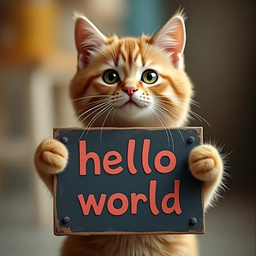
#> input picture pic/test_image/cat512.jpg, 256 x 256 px, shrunk from 512 x 512 before the run, found by its file name
$ python hw4.py
#> lines starting #> are read from the running program, lines starting #| are printed output that depends on the picture
#> further down, img is the input picture: shape (256, 256, 3); mean B, G, R 70.3, 89.1, 106.8
import cv2
import numpy as np
import pandas as pd

def guided_filter(I, q, r, eps):
    """
    实现导向滤波
    Args:
        I: 导向图像
        q: 输入图像
        r: 滤波窗口半径
        eps: 正则化参数

    Returns:
        过滤后的图像
    """
    # 计算窗口内均值
    kernel = (2 * r + 1, 2 * r + 1)
    mean_I = cv2.blur(I, kernel)  # I 的均值
    mean_q = cv2.blur(q, kernel)  # q 的均值
    mean_Iq = cv2.blur(I * q, kernel)  # I 和 q 的联合均值

    # 计算协方差和方差
    cov_Iq = mean_Iq - mean_I * mean_q  # 协方差
    mean_II = cv2.blur(I * I, kernel)  # I 的平方均值
    var_I = mean_II - mean_I * mean_I  # I 的方差

    # 计算线性系数 a 和 b
    a = cov_Iq / (var_I + eps)
    b = mean_q - a * mean_I

    # 计算 a 和 b 的均值
    mean_a = cv2.blur(a, kernel)
    mean_b = cv2.blur(b, kernel)

    # 输出图像
    q_out = mean_a * I + mean_b
    return q_out

def sharpen_guided(img, r, eps, lambda_factor):
    # 如果是彩色图像，转换为灰度图作为导向图
    if len(img.shape) == 3:
        gray = cv2.cvtColor(img, cv2.COLOR_BGR2GRAY) / 255.0
    else:
        gray = img / 255.0

    # 对每个通道分别处理
    if len(img.shape) == 3:  # 彩色图像
        img = img / 255.0
        sharpened_img = np.zeros_like(img)
        for i in range(3):  # 对 R、G、B 通道分别处理
            smooth = guided_filter(gray, img[:, :, i], r, eps)
            high_freq = img[:, :, i] - smooth
            sharpened_img[:, :, i] = img[:, :, i] + lambda_factor * high_freq
    else:  # 灰度图像
        img = img / 255.0
        smooth = guided_filter(gray, img, r, eps)
        high_freq = img - smooth
        sharpened_img = img + lambda_factor * high_freq

    # 将图像恢复到 8 位范围
    sharpened_img = np.clip(sharpened_img, 0, 1) * 255
    return sharpened_img.astype(np.uint8)

def bilateral_filter(img, d, sigma_color, sigma_space):
    """
    实现双边滤波
    Args:
        img: 输入图像
        d: 滤波窗口直径
        sigma_color: 颜色空间滤波器的 sigma 值
        sigma_space: 坐标空间滤波器的 sigma 值

    Returns:
        过滤后的图像
    """
#> called with d = 4, sigma_color = 75, sigma_space = 75
    half_d = d // 2
    img_padded = np.pad(img, ((half_d, half_d), (half_d, half_d), (0, 0)), mode='reflect')
    filtered_img = np.zeros_like(img)

    for i in range(img.shape[0]):
        for j in range(img.shape[1]):
            for k in range(img.shape[2]):
                i_min = i
                i_max = i + d
                j_min = j
                j_max = j + d

                region = img_padded[i_min:i_max, j_min:j_max, k]
                center_pixel = img_padded[i + half_d, j + half_d, k]

                spatial_weights = np.exp(-((np.arange(d) - half_d) ** 2 + (np.arange(d)[:, None] - half_d) ** 2) / (2 * sigma_space ** 2))
                color_weights = np.exp(-(region - center_pixel) ** 2 / (2 * sigma_color ** 2))

                weights = spatial_weights * color_weights
                weights /= np.sum(weights)

                filtered_img[i, j, k] = np.sum(weights * region)
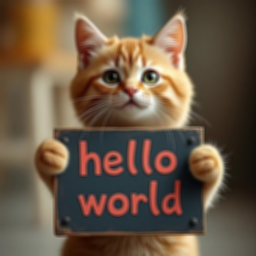
#> filtered_img: shape (256, 256, 3) float32; mean of channels 0, 1, 2 0.276, 0.35, 0.419; drawn as B, G, R

    return filtered_img

def sharpen_bilateral(img, d, sigma_color, sigma_space, lambda_factor):
    img = img.astype(np.float32) / 255

    sharpened_img = np.zeros_like(img)

    smooth = bilateral_filter(img, d, sigma_color, sigma_space)
    high_freq = img - smooth
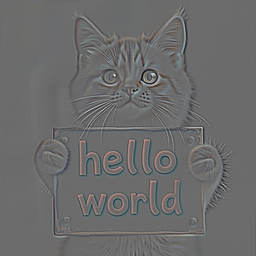
#> high_freq: shape (256, 256, 3) float32; mean of channels 0, 1, 2 -0.000215, -0.00031, -0.000371; drawn with min black and max white
    sharpened_img = img + lambda_factor * high_freq

    sharpened_img = np.clip(sharpened_img, 0, 1) * 255
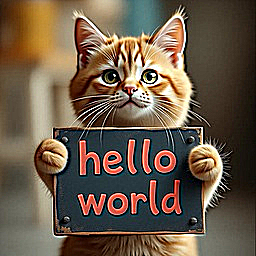
#> sharpened_img: shape (256, 256, 3) float32; mean of channels 0, 1, 2 73.1, 90.6, 106.6; drawn as B, G, R
    return sharpened_img.astype(np.uint8)

if __name__ == '__main__':
    # Read image
    img = cv2.imread('./pic/test_image/cat512.jpg')
    # [8 lines of commented-out code are left out]
    r = 4
    sigma_color = 75
    sigma_space = 75
    lambda_factor = 3
    # bilateral_img = bilateral_filter(noisy_img, r, sigma_color, sigma_space)
    # bilateral_img = np.clip(bilateral_img, 0, 1)
    # bilateral_img = (bilateral_img * 255).astype(np.uint8)
    sharpen_img_b = sharpen_bilateral(img, r, sigma_color, sigma_space, lambda_factor)
    # sharpen_img_b = np.clip(sharpen_img_b, 0, 1)
    # sharpen_img_b = (sharpen_img_b * 255).astype(np.uint8)

    # Guided filter
    r, eps = 4, 0.02
    # [9 lines of commented-out code are left out]
    lambda_factor = 3
    sharpened_img_f = np.zeros_like(img)
    for i in range(3):
        sharpened_img_f[:, :, i] = sharpen_guided(img[:, :, i], r, eps, lambda_factor)
#> this loop made 3 passes
#> pass 1, in guided_filter, `mean_I = cv2.blur(I, kernel)`:
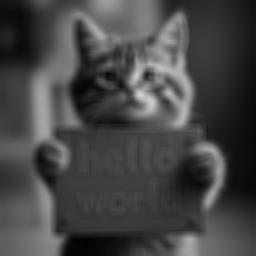
#> mean_I: shape (256, 256) float64; min 0.00881, max 0.826, mean 0.276
#> pass 1, in guided_filter, `mean_Iq = cv2.blur(I * q, kernel)`:
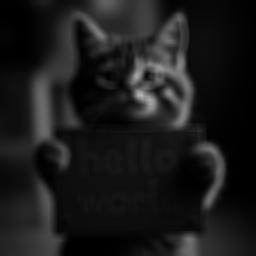
#> mean_Iq: shape (256, 256) float64; min 0.000136, max 0.708, mean 0.107
#> pass 1, in guided_filter, `cov_Iq = mean_Iq - mean_I * mean_q`:
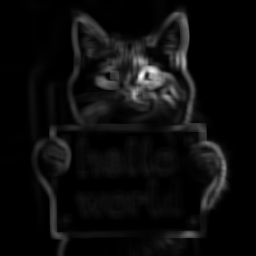
#> cov_Iq: shape (256, 256) float64; min 3.28e-06, max 0.155, mean 0.00796; drawn with min black and max white
#> after the loop:
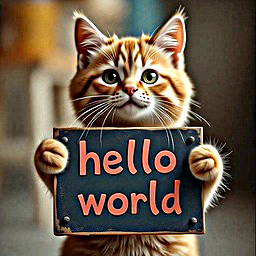
#> sharpened_img_f: shape (256, 256, 3); mean B, G, R 72.3, 89.6, 105.4
    # sharpen_img_f = np.clip(sharpened_img_f, 0, 1)
    # sharpen_img_f = (sharpen_img_f * 255).astype(np.uint8)

    cv2.imwrite('./pic/hw4/cat2_256_sharpen_guided.jpg', sharpened_img_f)
    # [6 lines of commented-out code are left out]


    cv2.imwrite('./pic/hw4/cat2_256_sharpen_bilateral.jpg', sharpen_img_b)
    # [17 lines of commented-out code are left out]

$ run again, with pic/test_image/DCT219.jpg copied over pic/test_image/cat512.jpg
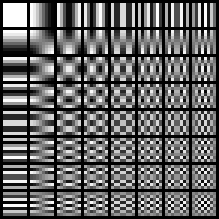
#> input picture pic/test_image/DCT219.jpg, 219 x 219 px, found by its file name
#> img is the input picture: shape (219, 219, 3); min 0, max 255, mean 99.9
#> after the loop in bilateral_filter, `for i in range(img.shape[0]):`:
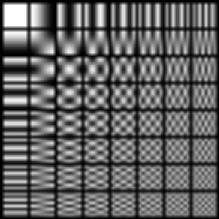
#> filtered_img: shape (219, 219, 3) float32; min 0, max 1, mean 0.392
#> after the loop `for i in range(3):`:
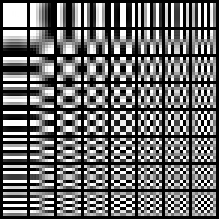
#> sharpened_img_f: shape (219, 219, 3); min 0, max 255, mean 106.6

$ run again, with pic/test_image/DCT438.jpg copied over pic/test_image/cat512.jpg
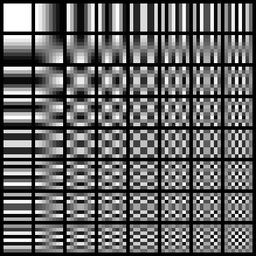
#> input picture pic/test_image/DCT438.jpg, 256 x 256 px, shrunk from 438 x 438 before the run, found by its file name
#> img is the input picture: shape (256, 256, 3); min 0, max 255, mean 100.7
#> after the loop in bilateral_filter, `for i in range(img.shape[0]):`:
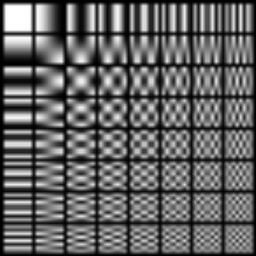
#> filtered_img: shape (256, 256, 3) float32; min 0.00098, max 1, mean 0.395
#> after the loop `for i in range(3):`:
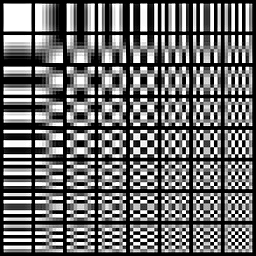
#> sharpened_img_f: shape (256, 256, 3); min 0, max 255, mean 106.2
